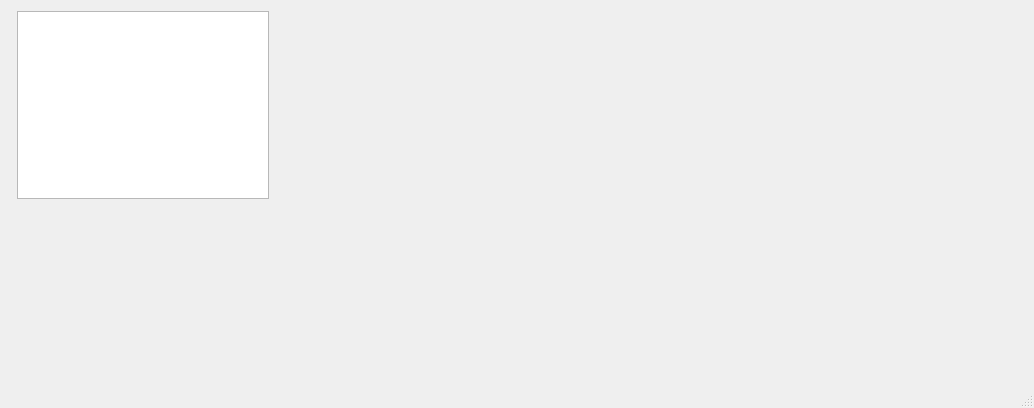
<?xml version="1.0" encoding="UTF-8"?>
<ui version="4.0">
 <class>DiamondSheetsClass</class>
 <widget class="QMainWindow" name="DiamondSheetsClass">
  <property name="geometry">
   <rect>
    <x>0</x>
    <y>0</y>
    <width>1034</width>
    <height>408</height>
   </rect>
  </property>
  <property name="windowTitle">
   <string>DiamondSheets</string>
  </property>
  <widget class="QWidget" name="centralWidget">
   <property name="enabled">
    <bool>true</bool>
   </property>
   <property name="maximumSize">
    <size>
     <width>280</width>
     <height>210</height>
    </size>
   </property>
   <layout class="QFormLayout" name="formLayout">
    <item row="0" column="1">
     <widget class="QTableView" name="tableView">
      <property name="showGrid">
       <bool>true</bool>
      </property>
     </widget>
    </item>
   </layout>
  </widget>
  <widget class="QMenuBar" name="menuBar">
   <property name="geometry">
    <rect>
     <x>0</x>
     <y>0</y>
     <width>1034</width>
     <height>22</height>
    </rect>
   </property>
  </widget>
  <widget class="QStatusBar" name="statusBar"/>
  <action name="newFile">
   <property name="text">
    <string>Новий</string>
   </property>
   <property name="toolTip">
    <string>Новий файл</string>
   </property>
   <property name="shortcut">
    <string>Ctrl+N</string>
   </property>
  </action>
  <action name="openFile">
   <property name="text">
    <string>Відкрити</string>
   </property>
   <property name="shortcut">
    <string>Ctrl+O</string>
   </property>
  </action>
  <action name="saveFile">
   <property name="text">
    <string>Зберегти</string>
   </property>
   <property name="shortcut">
    <string>Ctrl+S</string>
   </property>
  </action>
  <action name="showInfo">
   <property name="text">
    <string>Про програму</string>
   </property>
  </action>
  <action name="action">
   <property name="text">
    <string>Авторизуватись</string>
   </property>
  </action>
  <action name="action_2">
   <property name="text">
    <string>Тест2</string>
   </property>
  </action>
 </widget>
 <layoutdefault spacing="6" margin="11"/>
 <resources>
  <include location="DiamondSheets.qrc"/>
 </resources>
 <connections/>
</ui>
